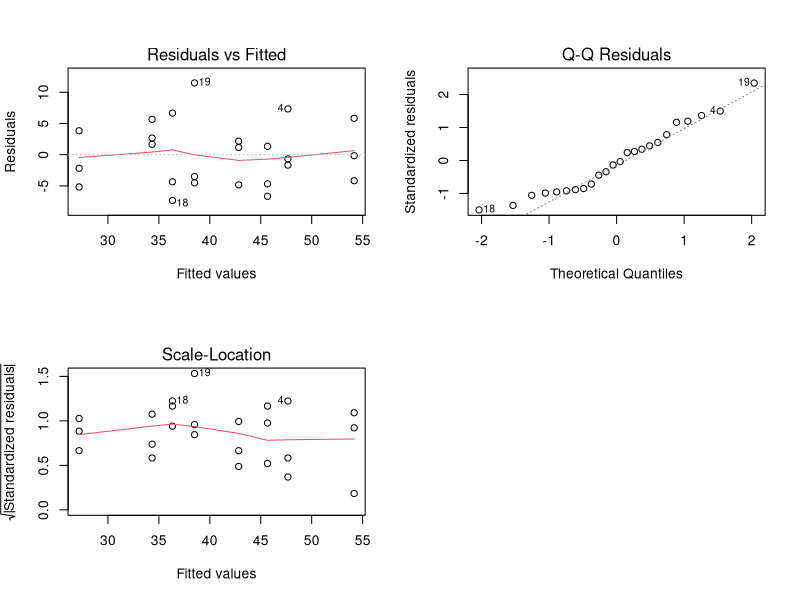
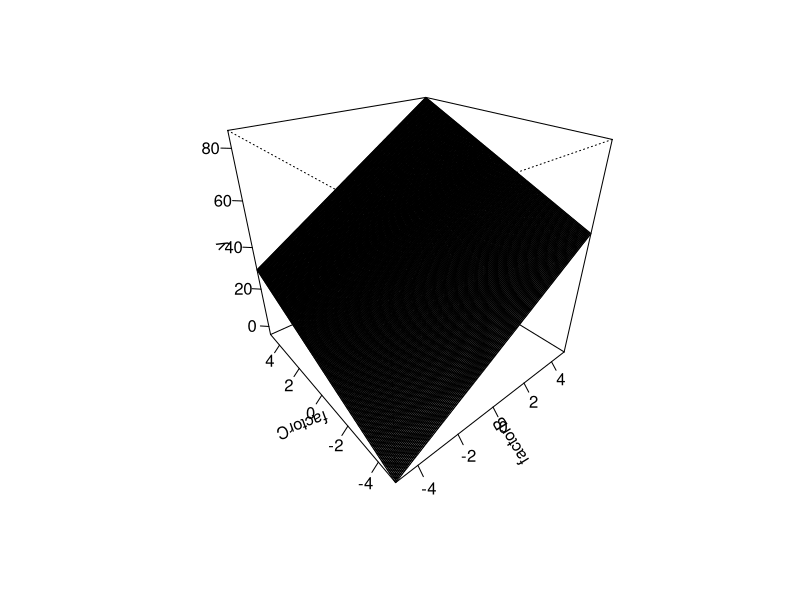

R code for these plots, in order:
#::::::::::::    SCRIPT KEVIN HAQUEHUA EXAMEN 3    ::::::::::::::::::::::::::::
# LIBRERIAS A UTILIZAR
library(nortest)
library(car)

# GENERACION DE LOS DATOS Y EFECTOS
y<-c(22, 32, 35, 55, 44, 40, 60, 39, 31, 43, 34, 47, 45, 37, 50, 41, 25, 29, 50, 46, 38, 36, 54, 47)
A<-rep(c(-1,1),12)
B<-rep(c(rep(-1,2),rep(1,2)),6)
C<-rep(c(rep(-1,4),rep(1,4)),3)

# INTERACCIONES
AB <- A*B
BC <- B*C
AC <- A*C
ABC <- A*B*C 

# PARA VER LOS DIFERENTES EFECTOS
# A
ypA<-tapply(y,A,mean)
ypA
Aefe<-ypA[2]-ypA[1]
Aefe
# B
ypB<-tapply(y,B,mean)
ypB
Befe<-ypB[2]-ypB[1]
Befe
# C
ypC<-tapply(y,C,mean)
ypC
Cefe<-ypC[2]-ypC[1]
Cefe
# AB
ypAB<-tapply(y,AB,mean)
ypAB
ABefe<-ypAB[2]-ypAB[1]
ABefe
# AC
ypAC<-tapply(y,AC,mean)
ypAC
ACefe<-ypAC[2]-ypAC[1]
ACefe
# BC
ypBC<-tapply(y,BC,mean)
ypBC
BCefe<-ypBC[2]-ypBC[1]
BCefe
# ABC
ypABC<-tapply(y,ABC,mean)
ypABC
ABCefe<-ypABC[2]-ypABC[1]
ABCefe

# OBTENEMOS EL MODELO
mod<-lm(y~A+B+C+ A*B+A*C+B*C + A*B*C)
# sumas de cuadrados y ANVA
anva<-aov(mod)
summary(anva)

# MODELO DE REGRESION GENERADO
mod1<-lm(y~B+C+A*C)
summary(mod1)

# HALLAR LOS CME Y RESIDUOS DEL MODELO
CME<-deviance(mod1)/df.residual(mod1)
beta1<-coefficients(mod1)
I<-rep(1,length(y))
X<-cbind(I,B,C,A,AC)
yest<-X%*%beta1
e<- y-yest
e

H<-X%*%solve(t(X)%*%X)%*%t(X)
ri<-e/sqrt(CME*(1-diag(H)))
ri

H<-X%*%solve(t(X)%*%X)%*%t(X)
ri<-e/sqrt(CME*(1-diag(H)))
ri

# COMPROBACION DE SUPUESTOS
# grafico
par(mfrow=c(2,2))
plot(mod1)
# NORMALIDAD
ri<-rstandard(mod1)
shapiro.test(ri) #SHAPIRO
ad.test(ri) #ANDERSON
# VARIANZA CONSTANTE
ncvTest(mod1) # BREUCH PAGAN

# GRAFICO DE SUPERFICIE DE RESPUESTA
modBC<-function(x2,x3){40.83+5.67*x2+3.42*x3}
x2<-seq(-5,5,0.05)
x3<-seq(-5,5,0.05)
z<-outer(x2,x3,modBC)
par(mfrow=c(1,1))
persp(x2,x3,z,theta=-40,phi=30,ticktype="detailed",
      xlab="factorB",
      ylab="factorC", 
      zlab="y")
